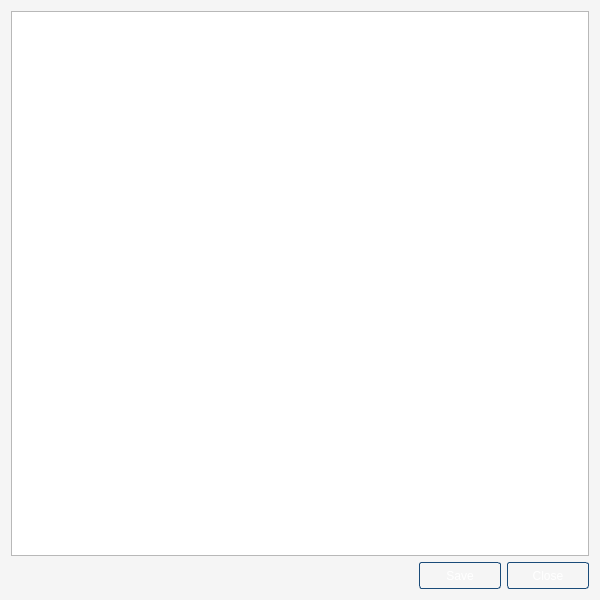
<?xml version="1.0" encoding="UTF-8"?>
<ui version="4.0">
 <class>DiagnosticsDialog</class>
 <widget class="QDialog" name="DiagnosticsDialog">
  <property name="geometry">
   <rect>
    <x>0</x>
    <y>0</y>
    <width>600</width>
    <height>600</height>
   </rect>
  </property>
  <property name="minimumSize">
   <size>
    <width>400</width>
    <height>300</height>
   </size>
  </property>
  <property name="windowTitle">
   <string>Diagnostics</string>
  </property>
  <property name="styleSheet">
   <string notr="true">#DiagnosticsDialog { background: #F5F5F5; }

QPushButton { height: 25px; border-radius: 3px; font-family: Arial; font-size: 12px; width: 80px; border: 1px solid #1a4b79; color: #ffffff; background-image: url(:/html/images/button.png); }
QPushButton::hover, QPushButton::focus { background-image: url(:/html/images/buttonSelected.png); border: 1px solid #ce911b; color: #00355f }
QPushButton:disabled
{color: gray; }</string>
  </property>
  <layout class="QGridLayout" name="gridLayout">
   <item row="0" column="0">
    <widget class="QTextEdit" name="diagnosticsText">
     <property name="readOnly">
      <bool>true</bool>
     </property>
    </widget>
   </item>
   <item row="1" column="0">
    <widget class="QDialogButtonBox" name="buttonBox">
     <property name="orientation">
      <enum>Qt::Horizontal</enum>
     </property>
     <property name="standardButtons">
      <set>QDialogButtonBox::Close|QDialogButtonBox::Save</set>
     </property>
    </widget>
   </item>
  </layout>
 </widget>
 <resources/>
 <connections>
  <connection>
   <sender>buttonBox</sender>
   <signal>rejected()</signal>
   <receiver>DiagnosticsDialog</receiver>
   <slot>reject()</slot>
   <hints>
    <hint type="sourcelabel">
     <x>316</x>
     <y>260</y>
    </hint>
    <hint type="destinationlabel">
     <x>286</x>
     <y>274</y>
    </hint>
   </hints>
  </connection>
  <connection>
   <sender>buttonBox</sender>
   <signal>accepted()</signal>
   <receiver>DiagnosticsDialog</receiver>
   <slot>save()</slot>
   <hints>
    <hint type="sourcelabel">
     <x>248</x>
     <y>254</y>
    </hint>
    <hint type="destinationlabel">
     <x>157</x>
     <y>274</y>
    </hint>
   </hints>
  </connection>
  <connection>
   <sender>buttonBox</sender>
   <signal>helpRequested()</signal>
   <receiver>DiagnosticsDialog</receiver>
   <slot>showDetails()</slot>
   <hints>
    <hint type="sourcelabel">
     <x>299</x>
     <y>577</y>
    </hint>
    <hint type="destinationlabel">
     <x>299</x>
     <y>299</y>
    </hint>
   </hints>
  </connection>
 </connections>
 <slots>
  <slot>save()</slot>
  <slot>showDetails()</slot>
 </slots>
</ui>
